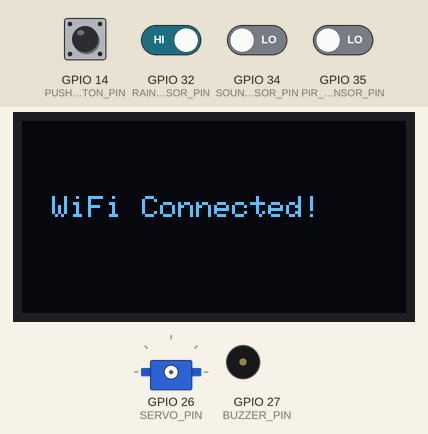
A sketch run on a simulated ESP32. On the bench: 128×64 one-colour display, servo, buzzer (waves = sounding, pin HIGH). The test bench sets the inputs (shaded band); at power-on: GPIO 14 (PUSH_BUTTON_PIN), GPIO 32 (RAIN_SENSOR_PIN) HIGH, GPIO 34 (SOUND_SENSOR_PIN), GPIO 35 (PIR_SENSOR_PIN) LOW. WiFi joins after 1.5 s; servers stay silent unless stated.

Above: at 3.9 s.
At 7.5 s:
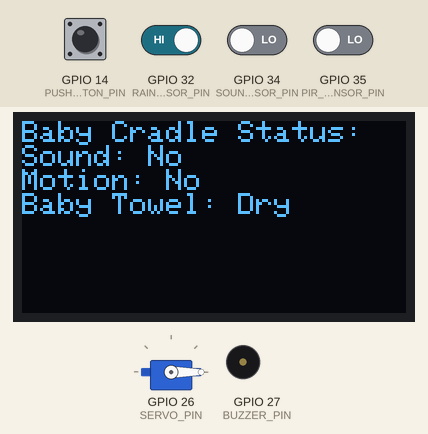
7.6 s: GPIO 34 (SOUND_SENSOR_PIN) driven HIGH
At 10.4 s:
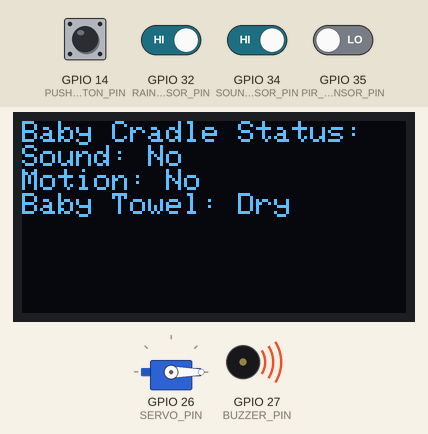
10.6 s: GPIO 32 (RAIN_SENSOR_PIN) driven LOW
13.1 s: GPIO 34 (SOUND_SENSOR_PIN) driven LOW
At 14.2 s:
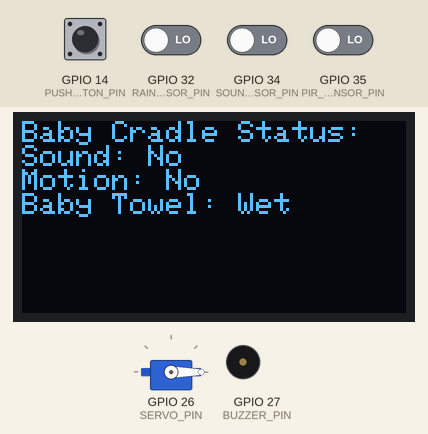
15.1 s: GPIO 35 (PIR_SENSOR_PIN) driven HIGH
At 18.2 s:
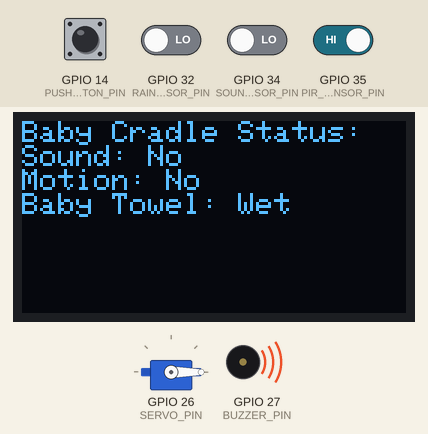
18.6 s: GPIO 32 (RAIN_SENSOR_PIN) driven HIGH
21.4 s: GPIO 35 (PIR_SENSOR_PIN) driven LOW
At 22.7 s:
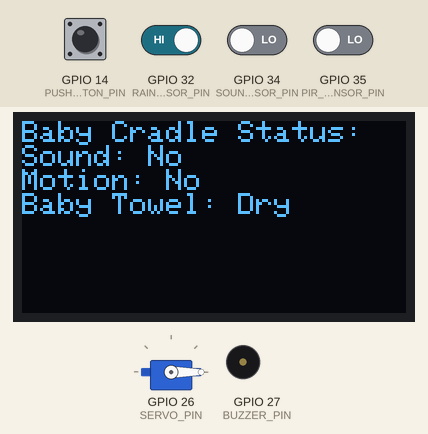
Timing chart, 0 to 24.1 s (numbered marks = the images above; inputs shaded):
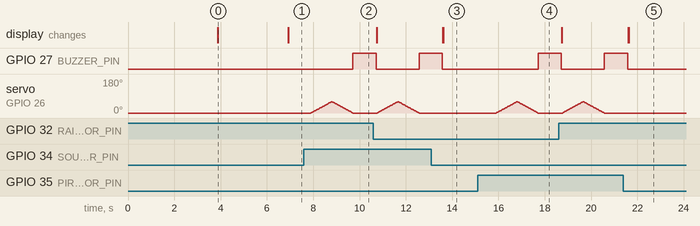

Measured:
- after the input at 7.6 s, GPIO 27 (BUZZER_PIN): LOW → HIGH after 2.1 s; servo on GPIO 26 (SERVO_PIN): rises from 0° to 60° in 0.90 s, then falls to 0° in 0.90 s
- after the input at 13.1 s, servo on GPIO 26 (SERVO_PIN): stays 0° (without the input it goes to 2° after 0.53 s); the display: first differs from a run without the input after 0.53 s (image 3)
- after the input at 15.1 s, GPIO 27 (BUZZER_PIN): LOW → HIGH after 2.6 s; servo on GPIO 26 (SERVO_PIN): rises from 0° to 60° in 0.90 s, then falls to 0° in 0.90 s
- after the input at 21.4 s, GPIO 27 (BUZZER_PIN): goes on until 21.6 s, then stays LOW; servo on GPIO 26 (SERVO_PIN): stays 0° (without the input it goes to 2° after 0.23 s); the display: first differs from a run without the input after 0.23 s (image 5)
- what the display in image 0 shows lasts 3.0 s, from 3.9 s to 6.9 s

The sketch:

IFP_MAINCODE_FINAL.ino
```cpp
#define BLYNK_TEMPLATE_ID "TMPL4qPz2l0Ft"
#define BLYNK_TEMPLATE_NAME "Baby"
#define BLYNK_AUTH_TOKEN "i0tk0tNxlN1yybjFk_USiSNacCb8IJFE"

#include <WiFi.h>
#include <WiFiClient.h>
#include <BlynkSimpleEsp32.h>
#include <ESP32Servo.h>
#include <Wire.h>
#include <Adafruit_GFX.h>
#include <Adafruit_SSD1306.h>

// OLED config
#define SCREEN_WIDTH 128
#define SCREEN_HEIGHT 64
Adafruit_SSD1306 display(SCREEN_WIDTH, SCREEN_HEIGHT, &Wire, -1);

// WiFi Credentials
char ssid[] = "iPhone";
char pass[] = "meesmanoj";

// Pin Definitions
#define SOUND_SENSOR_PIN 34
#define PIR_SENSOR_PIN 35
#define RAIN_SENSOR_PIN 32
#define BUZZER_PIN  27
#define PUSH_BUTTON_PIN 14
#define SERVO_PIN  26

Servo cradleServo;
bool isShaking = false;
BlynkTimer timer;

// Cradle movement (slow to-and-fro)
void shakeCradle() {
  if (!isShaking) {
    isShaking = true;
    Blynk.virtualWrite(V4, 255); // Cradle ON indicator

    for (int pos = 0; pos <= 60; pos++) {
      cradleServo.write(pos);
      delay(15);
    }
    for (int pos = 60; pos >= 0; pos--) {
      cradleServo.write(pos);
      delay(15);
    }

    Blynk.virtualWrite(V4, 0); // Cradle OFF indicator
    isShaking = false;
  }
}

// OLED status display
void updateOLED(String sound, String motion, String towel) {
  display.clearDisplay();
  display.setTextSize(1);
  display.setTextColor(SSD1306_WHITE);
  display.setCursor(0, 0);
  display.println("Baby Cradle Status:");
  display.print("Sound: ");
  display.println(sound);
  display.print("Motion: ");
  display.println(motion);
  display.print("Baby Towel: ");
  display.println(towel);
  display.display();
}

// Sensor check
void checkSensors() {
  int soundVal = digitalRead(SOUND_SENSOR_PIN);
  int motionVal = digitalRead(PIR_SENSOR_PIN);
  int rainVal = digitalRead(RAIN_SENSOR_PIN);
  int buttonVal = digitalRead(PUSH_BUTTON_PIN);

  String soundStatus = "No";
  String motionStatus = "No";
  String towelStatus = "Dry";

  if (soundVal == HIGH) {
    Blynk.virtualWrite(V0, 255);
    soundStatus = "Yes";
    shakeCradle();
    digitalWrite(BUZZER_PIN, HIGH);
    delay(1000);
    digitalWrite(BUZZER_PIN, LOW);
  } else {
    Blynk.virtualWrite(V0, 0);
  }

  if (motionVal == HIGH) {
    Blynk.virtualWrite(V1, 255);
    motionStatus = "Yes";
    shakeCradle();
    digitalWrite(BUZZER_PIN, HIGH);
    delay(1000);
    digitalWrite(BUZZER_PIN, LOW);
  } else {
    Blynk.virtualWrite(V1, 0);
  }

  if (rainVal == LOW) {
    Blynk.virtualWrite(V2, 255);
    towelStatus = "Wet";
  } else {
    Blynk.virtualWrite(V2, 0);
  }

  if (buttonVal == LOW) {
    shakeCradle();
  }

  updateOLED(soundStatus, motionStatus, towelStatus);
}

// Manual cradle from Blynk button V3
BLYNK_WRITE(V3) {
  int value = param.asInt();
  if (value == 1) {
    shakeCradle();
  }
}

void setup() {
  Serial.begin(115200);

  // OLED Initialization
  if (!display.begin(SSD1306_SWITCHCAPVCC, 0x3C)) {
    Serial.println(F("OLED init failed"));
    while (true); // Stop here if OLED fails
  }

  display.clearDisplay();
  display.setTextSize(1);
  display.setTextColor(SSD1306_WHITE);
  display.setCursor(10, 25);
  display.println("System Installing...");
  display.display();
  delay(2000);

  Blynk.begin(BLYNK_AUTH_TOKEN, ssid, pass);

  display.clearDisplay();
  display.setCursor(10, 25);
  display.println("WiFi Connected!");
  display.display();
  delay(2000);

  pinMode(SOUND_SENSOR_PIN, INPUT);
  pinMode(PIR_SENSOR_PIN, INPUT);
  pinMode(RAIN_SENSOR_PIN, INPUT);
  pinMode(BUZZER_PIN, OUTPUT);
  pinMode(PUSH_BUTTON_PIN, INPUT_PULLUP);

  cradleServo.attach(SERVO_PIN);
  cradleServo.write(0);

  timer.setInterval(1000L, checkSensors);
}

void loop() {
  Blynk.run();
  timer.run();
}
```
